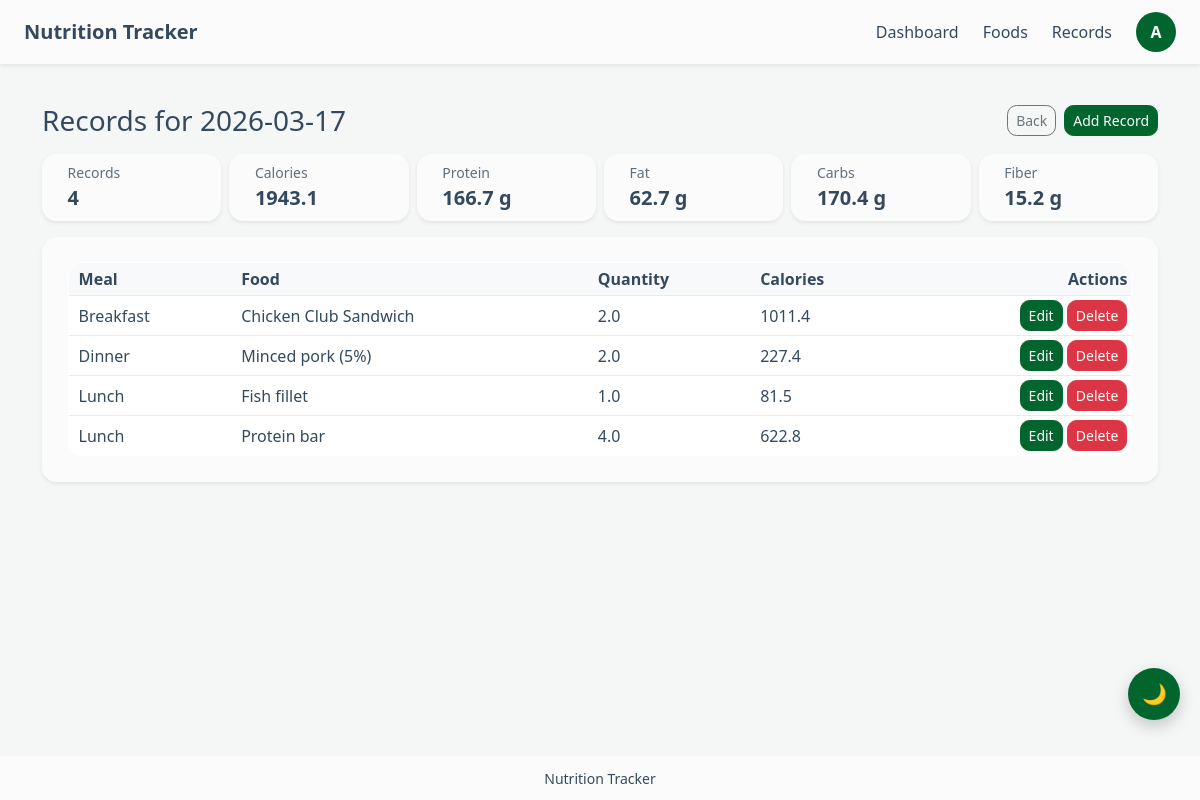
/records/2026-03-17/ (signed in), run on the app's committed database.
### tracker/models.py (models this page shows, shortened)
class MealRecord(models.Model):
    MEAL_CHOICES = [
        ('breakfast', 'Breakfast'),
        ('lunch', 'Lunch'),
        ('dinner', 'Dinner'),
        ('snack', 'Snack'),
    ]
    user = models.ForeignKey(
        settings.AUTH_USER_MODEL,
        on_delete=models.CASCADE,
        related_name='meal_records'
    )
    meal_type = models.CharField(max_length=20, choices=MEAL_CHOICES, default='breakfast')
    quantity = models.FloatField(help_text='Multiplier based on the food unit, e.g. 1 serving or 1 x 100g')
    record_date = models.DateField()
    notes = models.CharField(max_length=255, blank=True)
    created_at = models.DateTimeField(auto_now_add=True)
    food_name = models.CharField(max_length=255)
    food_unit = models.CharField(max_length=50)
    food_calories = models.FloatField()
    food_protein = models.FloatField()
    food_fat = models.FloatField()
    food_carbohydrates = models.FloatField()
    food_fiber = models.FloatField()
    class Meta:
        ordering = ['-record_date', 'meal_type', '-created_at']
    @property
    def total_calories(self):
        return round(self.food_calories * self.quantity, 2)

### tracker/views.py (the view)
# urls.py: path('records/<str:record_date>/', views.record_day_detail, name='record_day_detail'),
@login_required
def record_day_detail(request, record_date):
    records = (
        MealRecord.objects
        .filter(user=request.user, record_date=record_date)
        .order_by('meal_type', 'id')
    )
    day_totals = records.aggregate(
        calories=Sum(F('food_calories') * F('quantity')),
        protein=Sum(F('food_protein') * F('quantity')),
        fat=Sum(F('food_fat') * F('quantity')),
        carbohydrates=Sum(F('food_carbohydrates') * F('quantity')),
        fiber=Sum(F('food_fiber') * F('quantity')),
        count=Count('id'),
    )
    context = {
        'record_date': record_date,
        'records': records,
        'totals': {
            'calories': round(day_totals['calories'] or 0, 2),
            'protein': round(day_totals['protein'] or 0, 2),
            'fat': round(day_totals['fat'] or 0, 2),
            'carbohydrates': round(day_totals['carbohydrates'] or 0, 2),
            'fiber': round(day_totals['fiber'] or 0, 2),
            'count': day_totals['count'] or 0,
        }
    }
    return render(request, 'tracker/record_day_detail.html', context)

### tracker/templates/tracker/record_day_detail.html (shortened to what this page needs)
{% extends 'tracker/base.html' %}
{% block content %}
<div class="d-flex flex-column gap-3">
    <section class="d-flex flex-column flex-md-row justify-content-between align-items-md-center gap-2">
        <div>
            <h1 class="h3 mb-0">Records for {{ record_date }}</h1>
        </div>
        <div class="d-flex gap-2">
            <a href="{% url 'record_list' %}" class="btn btn-outline-secondary btn-sm">Back</a>
            <button class="btn btn-primary btn-sm" type="button" onclick="openModal('{% url 'record_create' %}')">Add Record</button>
        </div>
    </section>
    <section>
        <div class="row g-2">
            <div class="col-6 col-md-4 col-xl-2">
                <div class="card shadow-sm border-0">
                    <div class="card-body py-2">
                        <div class="text-muted small">Records</div>
                        <div class="fs-5 fw-semibold">{{ totals.count }}</div>
                    </div>
                </div>
            </div>
            <div class="col-6 col-md-4 col-xl-2">
                <div class="card shadow-sm border-0">
                    <div class="card-body py-2">
                        <div class="text-muted small">Calories</div>
                        <div class="fs-5 fw-semibold">{{ totals.calories }}</div>
                    </div>
                </div>
            </div>
            <div class="col-6 col-md-4 col-xl-2">
                <div class="card shadow-sm border-0">
                    <div class="card-body py-2">
                        <div class="text-muted small">Protein</div>
                        <div class="fs-5 fw-semibold">{{ totals.protein }} g</div>
                    </div>
                </div>
            </div>
            <div class="col-6 col-md-4 col-xl-2">
                <div class="card shadow-sm border-0">
                    <div class="card-body py-2">
                        <div class="text-muted small">Fat</div>
                        <div class="fs-5 fw-semibold">{{ totals.fat }} g</div>
                    </div>
                </div>
            </div>
            <div class="col-6 col-md-4 col-xl-2">
                <div class="card shadow-sm border-0">
                    <div class="card-body py-2">
                        <div class="text-muted small">Carbs</div>
                        <div class="fs-5 fw-semibold">{{ totals.carbohydrates }} g</div>
                    </div>
                </div>
            </div>
            <div class="col-6 col-md-4 col-xl-2">
                <div class="card shadow-sm border-0">
                    <div class="card-body py-2">
                        <div class="text-muted small">Fiber</div>
                        <div class="fs-5 fw-semibold">{{ totals.fiber }} g</div>
                    </div>
                </div>
            </div>
        </div>
    </section>
    <section>
        <div class="card shadow-sm border-0">
            <div class="card-body">
                {% if records %}
                <div class="table-responsive">
                    <table class="table table-sm table-hover align-middle mb-0">
                        <thead>
                            <tr>
                                <th>Meal</th>
                                <th>Food</th>
                                <th>Quantity</th>
                                <th>Calories</th>
                                <th class="text-end">Actions</th>
                            </tr>
                        </thead>
                        <tbody>
                            {% for record in records %}
                            <tr>
                                <td>{{ record.get_meal_type_display }}</td>
                                <td>{{ record.food_name }}</td>
                                <td>{{ record.quantity }}</td>
                                <td>{{ record.total_calories }}</td>
                                <td class="text-end">
                                    <button class="btn btn-primary btn-sm" type="button"
                                            onclick="openModal('{% url 'record_edit' record.pk %}')">Edit</button>
                                    <button class="btn btn-danger btn-sm" type="button"
                                            onclick="openModal('{% url 'record_delete' record.pk %}')">Delete</button>
                                </td>
                            </tr>
                            {% endfor %}
                        </tbody>
                    </table>
                </div>
                {% else %}
                    <p class="text-muted mb-0">No records for this date.</p>
                {% endif %}
            </div>
        </div>
    </section>
</div>
{% endblock %}

### tracker/templates/tracker/base.html (shortened to what this page needs)
{% load static %}
<!DOCTYPE html>
<html lang="zh-CN">
<head>
    <link rel="stylesheet" href="{% static 'tracker/css/bootstrap-custom.min.css' %}">
    <link rel="stylesheet" href="{% static 'tracker/css/common.css' %}">
</head>
<body>
<header class="site-header fixed-top">
    <nav class="navbar navbar-expand-lg shadow-sm site-navbar">
        <div class="container-fluid px-3 px-lg-4">
            <a class="navbar-brand fw-bold" href="{% url 'home' %}">
                Nutrition Tracker
            </a>
            {% if user.is_authenticated %}
                <div class="collapse navbar-collapse" id="mainNavbar">
                    <div class="navbar-nav ms-auto align-items-lg-center gap-lg-2">
                        {% if request.user.is_staff %}
                            <a class="nav-link" href="{% url 'admin_user_list' %}">User Management</a>
                            <a class="nav-link" href="{% url 'food_list_admin' %}">Foods Management</a>
                        {% else %}
                            <a class="nav-link" href="{% url 'dashboard' %}">Dashboard</a>
                            <a class="nav-link" href="{% url 'food_list' %}">Foods</a>
                            <a class="nav-link" href="{% url 'record_list' %}">Records</a>
                        {% endif %}
                        <form action="{% url 'account' %}" method="post" class="ms-lg-2 mb-0">
                            <button class="btn p-0 border-0 bg-transparent" type="submit" title="User info" aria-label="User info">
                                <span class="avatar-circle">
                                    {{ request.user.username|default:'U'|first|upper }}
                                </span>
                            </button>
                        </form>
                    </div>
                </div>
            {% endif %}
        </div>
    </nav>
</header>
<main class="page-content">
    <div class="{% block main_container_class %}container py-4{% endblock %}">
        {% block content %}{% endblock %}
    </div>
</main>
<footer class="site-footer fixed-bottom">
    <div class="container text-center small py-2">
        Nutrition Tracker
    </div>
</footer>
<button id="themeToggle" class="theme-toggle" title="Toggle theme">
    🌙
</button>
</body>
</html>

### tracker/static/tracker/css/common.css (style rules this page uses)
:root { --header-height: 64px; --footer-height: 44px; --primary-color: #02652d; --primary-hover: #5da67d; --bg-color: #f4f7f6; --card-bg: #fbfbfb; --text-main: #34495e; --text-muted: #5f6f7d; --border-color: #e9ecef; --table-bg: #ffffff; --table-head: #f8f9fa; }
body { background: var(--bg-color); color: var(--text-main); }
body, .card, .navbar, .site-footer { transition: background 0.25s ease, color 0.25s ease; }
.navbar-brand { color: var(--text-main) !important; }
.nav-link { color: var(--text-main) !important; }
.page-content { min-height: calc(100vh - var(--header-height) - var(--footer-height)); padding-top: calc(var(--header-height) + 1rem); padding-bottom: calc(var(--footer-height) + 1rem); }
.site-header .navbar { min-height: var(--header-height); background: var(--card-bg); }
.site-footer { height: var(--footer-height); display: flex; align-items: center; background: var(--card-bg); }
.text-muted { color: var(--text-muted) !important; }
.card { border-radius: 0.9rem; border: none; background: var(--card-bg); color: var(--text-main) !important; box-shadow: 0 0.35rem 0.8rem rgba(0,0,0,0.05); }
.card .card-body { padding: 1.6rem; }
.table { --bs-table-bg: var(--table-bg); --bs-table-border-color: var(--border-color); --bs-table-hover-bg: rgba(0,0,0,0.04); border: 1px solid var(--border-color); background: var(--table-bg); color: var(--text-main); }
.table thead th { background: var(--table-head); color: var(--text-main); font-weight: 600; }
.table th, .table td { color: var(--text-main) !important; padding-left: 10px; }
.table, .list-group { border-radius: 0.9rem; overflow: hidden; }
.btn { border-radius: 0.6rem; }
.btn-primary { background: var(--primary-color); border-color: var(--primary-color); }
.avatar-circle { width: 40px; height: 40px; border-radius: 50%; background: var(--primary-color); color: white; display: flex; align-items: center; justify-content: center; font-weight: 700; transition: transform 0.12s ease, box-shadow 0.12s ease; }
.theme-toggle { position: fixed; right: 20px; bottom: 80px; width: 52px; height: 52px; border-radius: 50%; border: none; background: var(--primary-color); color: white; font-size: 20px; cursor: pointer; display: flex; align-items: center; justify-content: center; box-shadow: 0 6px 16px rgba(0,0,0,0.2); z-index: 1000; transition: transform 0.15s ease, box-shadow 0.15s ease, background 0.2s; }

### data on the page
MealRecord: meal_type "Breakfast", food_name "Chicken Club Sandwich", quantity "2.0", total_calories "1011.4"
MealRecord: meal_type "Dinner", food_name "Minced pork (5%)", quantity "2.0", total_calories "227.4"
MealRecord: meal_type "Lunch", food_name "Fish fillet", quantity "1.0", total_calories "81.5"
MealRecord: meal_type "Lunch", food_name "Protein bar", quantity "4.0", total_calories "622.8"

### other printed values
{{ request.user.username|default:'U'|first|upper }} "A"
{{ record_date }} "2026-03-17"
{{ totals.count }} "4"
{{ totals.calories }} "1943.1"
{{ totals.protein }} "166.7"
{{ totals.fat }} "62.7"
{{ totals.carbohydrates }} "170.4"
{{ totals.fiber }} "15.2"
